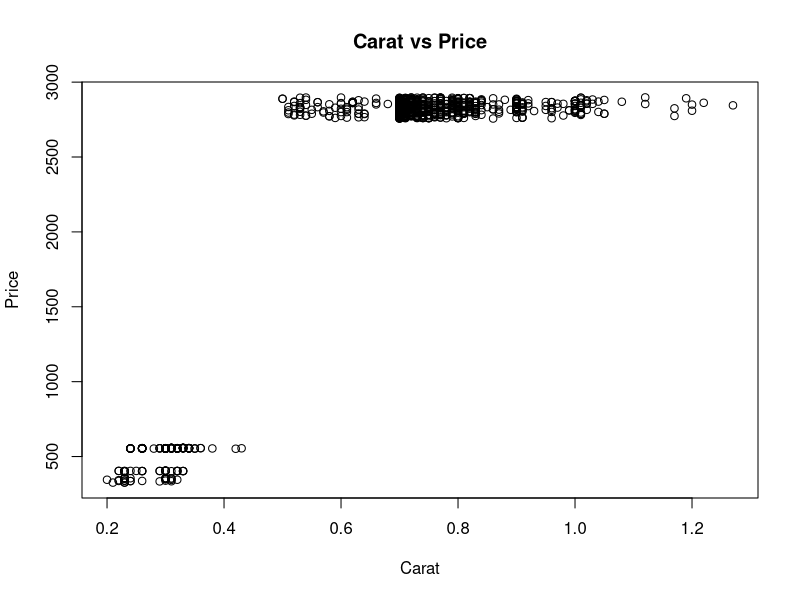

Generate this figure with R:
## ---- chunk 1
# HW 1 Due Monday Sept 18, 2017. Upload R file or notebook to Moodle with 
# filename: HW1_490ID_YOURUNI.R
# Do Not remove any of the comments. These are marked by #

###Your Unique Class ID: 52
## ---- chunk 2
# 1.
# Load the data for this assignment into your R session 
# with the following command:
library(ggplot2)
data(diamonds)

#(1). Check to see that the data were loaded by running:
objects(diamonds)
# This should show ten variables: 
# carat, clarity, color, cut, depth,
# price, table, x, y, z

## ---- chunk 3
#(2). Use the nrow() function to find out how many observations there are.
nrow(diamonds) # 53940 rows
# For the following questions, use one of: head(), summary(),
# class(), min(), max(), hist(), quantile(), table() 
# to answer the questions.
## ---- chunk 4
#(3). Show the summary or the structure of this dataset.
summary(diamonds) 
# summary :
#      carat               cut        color        clarity
#  Min.   :0.2000   Fair     : 1610   D: 6775   SI1    :13065
#  1st Qu.:0.4000   Good     : 4906   E: 9797   VS2    :12258
#  Median :0.7000   Very Good:12082   F: 9542   SI2    : 9194
#  Mean   :0.7979   Premium  :13791   G:11292   VS1    : 8171
#  3rd Qu.:1.0400   Ideal    :21551   H: 8304   VVS2   : 5066
#  Max.   :5.0100                     I: 5422   VVS1   : 3655
#                                     J: 2808   (Other): 2531
#      depth           table           price             x
#  Min.   :43.00   Min.   :43.00   Min.   :  326   Min.   : 0.000
#  1st Qu.:61.00   1st Qu.:56.00   1st Qu.:  950   1st Qu.: 4.710
#  Median :61.80   Median :57.00   Median : 2401   Median : 5.700
#  Mean   :61.75   Mean   :57.46   Mean   : 3933   Mean   : 5.731
#  3rd Qu.:62.50   3rd Qu.:59.00   3rd Qu.: 5324   3rd Qu.: 6.540
#  Max.   :79.00   Max.   :95.00   Max.   :18823   Max.   :10.740
# 
#        y                z
#  Min.   : 0.000   Min.   : 0.000
#  1st Qu.: 4.720   1st Qu.: 2.910
#  Median : 5.710   Median : 3.530
#  Mean   : 5.735   Mean   : 3.539
#  3rd Qu.: 6.540   3rd Qu.: 4.040
#  Max.   :58.900   Max.   :31.800



dim(diamonds)  
# Rows: 53940, Columns: 10
## ---- chunk 5
#(4). List the categorical variables in this dataset. !!!
names(diamonds)
class(diamonds$carat)
class(diamonds$cut)
class(diamonds$color)
class(diamonds$clarity)
class(diamonds$depth)
class(diamonds$table)
class(diamonds$price)
class(diamonds$x)
class(diamonds$y)
class(diamonds$z)

# Ans: cut, color, clarity
## ---- chunk 6
#(5). What was the highest price of the diamonds ?
max(diamonds$price) # 18823
## ---- chunk 7
#(6). What was the average price of the diamonds ?
mean(diamonds$price) #3932.8

## ---- chunk 8
#(7). What is the number of the Ideal cut ?
table(diamonds$cut == "Ideal") # TRUE == Ideal : 21551

summary(diamonds$cut) # Ideal : 21551

## ---- chunk 9
#(8). What is the number of the diamonds which are Premium and have a clarity level
#     of IF?
summary(diamonds$clarity == "IF" & diamonds$cut == "Premium") # True: 230

## ---- chunk 10
#(9). What is the averge price difference between the clarity level SI2 and IF?
#     Hint(Use aggregate())
# 1. A way of writing the code without aggregate
SI2.price = diamonds$price[diamonds$clarity == "SI2" ]
IF.price = diamonds$price[diamonds$clarity == "IF"]
SI2.price.avg = sum(SI2.price) / length(SI2.price)
IF.price.avg = sum(IF.price) / length(IF.price)
abs(SI2.price.avg - IF.price.avg)  # 2198.189
# 2.  Using the aggregate function
aggr = aggregate(diamonds$price, by = list(diamonds$clarity), FUN=mean)
class(aggr) # data.frame
abs(aggr$x[aggr$Group.1 == "IF"] - aggr$x[aggr$Group.1 == "SI2"]) # 2198.189
## ---- chunk 11
#(10). Total depth percentage is represented as the depth divided by
#      the mean of the length and width of the diamond, 

## ---- chunk 12
# (11).
# Try running each expression in R.
# Record the error message in a comment
# Explain what it means. 
# Be sure to directly relate the wording of the error message with the problem you find in the expression.
## ---- chunk 13
### Error message here
#         Error: object 'z' not found
### Explanation here
## ---- chunk 14
#diamonds$z/(mean(diamonds$x, diamonds$y))
## ---- chunk 15
### Error message here
        #Error in mean.default(diamonds$x, diamonds$y) : 
        #'trim' must be numeric of length one
### Explanation here
## ---- chunk 16
#diamonds$z/(rowMeans(diamonds$x, diamonds$y))
## ---- chunk 17
### Error message here
        #Error in rowMeans(diamonds\$x, diamonds$y) : 
        #  'x' must be an array of at least two dimensions
### Explanation here
## ---- chunk 18
#(12).Study the following code about how to do the compution 
# calculation that we want for the previous question.
Depth <- (diamonds$z)/rowMeans(cbind(diamonds$x, diamonds$y))
## ---- chunk 19
#(13). Can you get the same result without using function?
#	      Given an expression to it.  Name the values Depth1
Depth1 = diamonds$z / ((diamonds$y + diamonds$x) / 2)
## ---- chunk 20
#(14) What did you get from 
all.equal(Depth, Depth1)
# True
## ---- chunk 21
# 2. Run the following code to make a plot.
# (don't worry right now about what this code is doing)
plot(diamonds[1:1000,]$carat, diamonds[1:1000,]$price, xlab = "Carat", ylab = "Price", main = "Carat vs Price")
# (1) Use the Zoom button in the Plots window to enlarge the plot.
# Resize the plot so that it is long and short, so it is easier to read.
# Include this plot in the homework your turn in.
## ---- chunk 22
# (2) Make an interesting observation about the relation between
#     Carat and Price based on this plot 
# (something that you couldn't see with the calculations so far.)

### Your answer goes here
## ---- chunk 23
# (3) What interesting question about the diamonds
# would you like to answer with these data, but don't yet know 
# how to do it? 

### Your answer goes here
## ---- chunk 24
# For the remainder of this assignment we will work with 
# one of the random number generators in R.
## ---- chunk 25
# 4.
# Use the following information about you to generate some random values:
#a. Use you UIN number to set the seed in set.seed() function.
set.seed(665363548)
#b. Use your birthday month for the mean of the normal.
mean = 3
#c.	Use your birthday day for the standard deviation (sd) of the normal curve.
sd = 19
#d.	Generate 10 random values using the parameters from b and c.
rnorm(10, mean = 3, sd = 19)
#e.	Assign the values to a variable named with your first name.
Roger = rnorm(10, mean = 3, sd = 19)
#f.	Provide/Show the values generated.
Roger 
# [1]  16.0435819  -8.7419770   1.4455514   1.6544967  12.3591525 -50.8375381
# [7]  -0.3500531 -15.4846238  15.7315860  -6.9326284
## ---- chunk 26
# 5.
#(1). Generate a vector called "normsamps" containing
# 100 random samples from a normal distribution with
# mean 5 and SD 2.
normsamps = rnorm(100, mean = 5, sd = 2)
## ---- chunk 27
#(2). Calculate the mean and sd of the 100 values.
normsamps.mean = mean(normsamps) # [1] 4.956662
normsamps.sd = sd(normsamps) # [1] 1.949206
### The return values from your computation go here
# Mean = 4.956662
# SD = 1.949206
## ---- chunk 28
# (3). Use implicit coercion of logical to numeric to calculate
# the fraction of the values in normsamps that are more than 8.
length(normsamps[normsamps > 8]) / length(normsamps) # 0.07
## ---- chunk 29
# (4). Look up the help for rnorm.
# You will see a few other functions listed.  
# Use one of them to figure out about what answer you 
# should expect for the previous problem.  
# That is, find the area under the normal(5, 2) curve
# to the right of 8.  This should be the chance of getting
# a random value more than 8. 


# What value do you expect? 
 # expected value from the previous question : 0.07
# What value did you get? 
1 - pnorm(8, mean = 5, sd = 2)
#     0.0668072
## ---- chunk 30
# Why might they be different?
